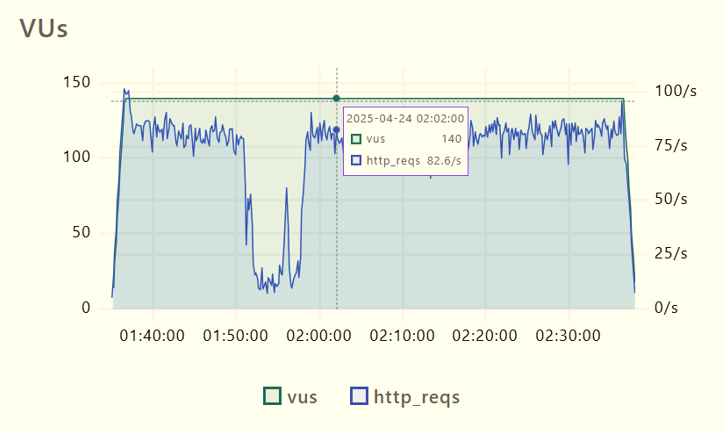
#> input picture performance/analisis-resultados/insumos/grafica-monitoreo-vus.png, 725 x 433 px
$ python analisis_grafica.py
#> lines starting #> are read from the running program, lines starting #| are printed output that depends on the picture
"""
Análisis de la gráfica de monitoreo (VUs vs http_reqs) del Ejercicio 2 de performance.

1. Digitaliza la imagen original: recorre cada columna de píxeles, ubica la línea
   azul (http_reqs) y la línea verde (VUs) y convierte su posición a valores usando
   las marcas de los ejes.
2. Calcula los datos que se usan en el informe: throughput en régimen estable,
   ventana de degradación, tiempos implícitos por la Ley de Little y peticiones
   estimadas dentro de la ventana.
3. Genera las figuras 1 y 2 del informe.

Requisitos: Python 3.10+, pillow, matplotlib y numpy
    pip install pillow matplotlib numpy
Uso (desde esta carpeta):
    python analisis_grafica.py
"""
import csv
import statistics
from pathlib import Path

import matplotlib
matplotlib.use("Agg")
import matplotlib.pyplot as plt
import numpy as np
from matplotlib.ticker import FuncFormatter, MultipleLocator
from PIL import Image

BASE = Path(__file__).resolve().parent
IMAGEN = BASE / "grafica-monitoreo-vus.png"
FIGURAS = BASE / "figuras"

# --- Calibración de ejes (píxeles de la imagen original de 725 x 433) ---------
Y_CERO = 307.0            # línea base (0 VUs y 0 req/s)
PX_POR_VU = 1.5           # 50 VUs cada 75 px en el eje izquierdo
PX_POR_REQ = 2.18         # 25 req/s cada ~54,5 px en el eje derecho
X_0140 = 151.5            # posición de la marca 01:40:00
PX_POR_MIN = (567.5 - 151.5) / 50.0   # 01:40 -> 02:30 = 50 minutos
COLUMNAS_TOOLTIP = range(343, 470)    # el recuadro del tooltip tapa la línea
COLUMNAS_MARCADOR = range(328, 345)   # punto verde del tooltip sobre la línea de VUs
THINK_TIME = 1.86 - 0.86168           # iteration_duration - http_req_duration
VUS = 140


def es_azul(p):
    r, g, b = p
    return b > 150 and r < 120 and g < 140 and (b - r) > 60


def es_verde(p):
    r, g, b = p
    return g > 90 and r < 80 and b < 120 and g > r + 40 and g > b


def minuto_del_dia(x):
    return 100 + (x - X_0140) / PX_POR_MIN   # 100 min = 01:40


def hhmmss(minuto):
    s = int(round(minuto * 60))
    return f"{s // 3600:02d}:{s % 3600 // 60:02d}:{s % 60:02d}"


def digitalizar():
    img = Image.open(IMAGEN).convert("RGB")
#> img is the input picture: PIL image 725x433 RGB; mean R, G, B 236.8, 241.2, 228.3
    reqs, vus = [], []
    for x in range(100, 645):
        azules = [y for y in range(60, 312) if es_azul(img.getpixel((x, y)))]
        verdes = [y for y in range(60, 312) if es_verde(img.getpixel((x, y)))]
        t = minuto_del_dia(x)
        if azules and x not in COLUMNAS_TOOLTIP:
            reqs.append((t, (Y_CERO - statistics.median(azules)) / PX_POR_REQ))
        if verdes and x not in COLUMNAS_MARCADOR:
            v = (Y_CERO - min(verdes)) / PX_POR_VU
            vus.append((t, float(VUS) if v >= 137 else v))
#> this loop made 545 passes
#> (azules, verdes, v) on passes 24, 26, 27, 28, 31, 32, 33, 34: ([94, 95, 96, 97, 98, 99, 100, 101, 102, 103, 104, 105, 106], [121, 122], 124), ([91, 92, 93], [99], 138.7), ([93, 94], [98], 139.3), ([92, 93], [98], 139.3), ([107, 108, 109, 110, 111, 112, 113, 114], [98], 139.3), ([114, 115, 116, 117, 118, 119, 120, 121], [98], 139.3), ([122, 123, 124, 125, 126, 127, 128, 129, 130], [98], 139.3), ([131, 132, 133], [98], 139.3)
#> (verdes, v) on passes 22, 23, 53: ([146, 147, 148, 149, 150, 151, 152, 153], 107.3), ([134, 135, 136, 137], 115.3), ([98], 139.3)
#> after the loop, reqs = 396 pairs, first value 95.25 to 158, second value 7.8 to 98.85; vus = 490 pairs, first value 96.33 to 157.5, second value 70.67 to 140
    vus = [(reqs[0][0], 0.0)] + vus + [(reqs[-1][0], 0.0)]
#> vus = 492 pairs, first value 95.25 to 158, second value 0 to 140
    return reqs, vus


def analizar(reqs, vus):
    inicio_meseta = next(t for t, v in vus if v >= VUS)
    fin_meseta = next(t for t, v in reversed(vus) if v >= VUS)
    meseta = [(t, r) for t, r in reqs if inicio_meseta <= t <= fin_meseta]
    bajos = [(t, r) for t, r in meseta if r < 60]
    v_ini, v_fin = bajos[0][0], bajos[-1][0]
    normal = [r for t, r in meseta if not (v_ini - 0.5 <= t <= v_fin + 0.5)]
    ventana = [r for t, r in meseta if v_ini <= t <= v_fin]
    profundo = [(t, r) for t, r in meseta if r < 30]
    media_profunda = statistics.mean(r for _, r in profundo)

    peticiones_ventana = 0.0
    for (t1, r1), (t2, r2) in zip(reqs, reqs[1:]):
        if v_ini <= t1 <= v_fin:
            peticiones_ventana += (r1 + r2) / 2 * (t2 - t1) * 60

    print(f"Meseta de {VUS} VUs: {hhmmss(inicio_meseta)} - {hhmmss(fin_meseta)}")
    print(f"Throughput estable: media {statistics.mean(normal):.1f} req/s "
          f"(min {min(normal):.1f}, max {max(normal):.1f})")
    print(f"Ventana de degradación: {hhmmss(v_ini)} - {hhmmss(v_fin)} "
          f"({v_fin - v_ini:.1f} min), media {statistics.mean(ventana):.1f} req/s, "
          f"mínimo {min(ventana):.1f} req/s")
    print(f"Tramo más profundo (< 30 req/s): {hhmmss(profundo[0][0])} - {hhmmss(profundo[-1][0])}, "
          f"media {media_profunda:.1f} req/s")
    print(f"Peticiones estimadas dentro de la ventana: {peticiones_ventana:,.0f}")
    print(f"Pausa por iteración (Z): {THINK_TIME:.2f} s")
    for etiqueta, x in [("estable", statistics.mean(normal)), ("02:02:00", 82.6),
                        ("tramo profundo", media_profunda), ("mínimo", min(ventana))]:
        print(f"  R ({etiqueta}) = {VUS} / {x:.1f} - {THINK_TIME:.2f} = {VUS / x - THINK_TIME:.2f} s")
    return statistics.mean(normal)


def figura_vus_throughput(reqs, vus, estable):
    texto, texto2, grilla, fondo = "#0b0b0b", "#52514e", "#e6e5e1", "#fcfcfb"
    azul, naranja, critico = "#2a78d6", "#eb6834", "#d03b3b"
    fig, (a1, a2) = plt.subplots(2, 1, figsize=(9.2, 5.6), sharex=True,
                                 gridspec_kw={"height_ratios": [1, 1.6], "hspace": 0.18})
    fig.patch.set_facecolor(fondo)
    for ax in (a1, a2):
        ax.set_facecolor(fondo)
        ax.axvspan(111.23, 118.2, color=critico, alpha=0.10, lw=0)
        ax.grid(axis="y", color=grilla, lw=0.8)
        ax.set_axisbelow(True)
        for lado in ("top", "right"):
            ax.spines[lado].set_visible(False)

    a1.plot([t for t, _ in vus], [v for _, v in vus], color=azul, lw=2)
    a1.set_ylim(0, 160)
    a1.yaxis.set_major_locator(MultipleLocator(50))
    a1.set_title("Usuarios virtuales (VUs)", loc="left", fontsize=10.5, color=texto, fontweight="bold")
    a1.text(126.5, 146, "140 VUs constantes durante ~60 min (01:36:48 – 02:36:40)",
            ha="center", color=texto2, fontsize=9)

    corte_a, corte_b = minuto_del_dia(343), minuto_del_dia(470)
    tramo1 = [(t, r) for t, r in reqs if t < corte_a]
    tramo2 = [(t, r) for t, r in reqs if t > corte_b]
    a2.plot([t for t, _ in tramo1], [r for _, r in tramo1], color=naranja, lw=1.6)
    a2.plot([t for t, _ in tramo2], [r for _, r in tramo2], color=naranja, lw=1.6)
    a2.plot([corte_a, corte_b], [tramo1[-1][1], tramo2[0][1]], color=naranja, lw=1.2,
            ls=(0, (2, 2)), alpha=0.7)
    a2.set_ylim(0, 105)
    a2.yaxis.set_major_locator(MultipleLocator(25))
    a2.yaxis.set_major_formatter(FuncFormatter(lambda v, _: f"{int(v)}/s"))
    a2.set_title("Throughput (http_reqs por segundo)", loc="left", fontsize=10.5, color=texto,
                 fontweight="bold")
    a2.axhline(estable, color=texto2, lw=0.9, ls=(0, (4, 3)))
    a2.text(101.0, 92.5, "Régimen estable ≈ 80 req/s", color=texto2, fontsize=9)
    a2.text(124.8, 66, "Tramo oculto por el tooltip\nde la imagen original", color=texto2,
            fontsize=8, linespacing=1.1)
    a2.annotate("Ventana de degradación\n01:51 – 01:58 (~7 min)\nmedia ≈ 22 req/s\nmínimo ≈ 8,5 req/s",
                xy=(112.6, 11), xytext=(97.0, 22), fontsize=8.8, color=texto,
                arrowprops=dict(arrowstyle="-", color=texto2, lw=0.8))
    a2.annotate("02:02:00 · 140 VUs\n82,6 req/s", xy=(122.0, 82.6), xytext=(124.3, 33),
                fontsize=9, color=texto, arrowprops=dict(arrowstyle="-", color=texto2, lw=0.8))
    a2.plot([122.0], [82.6], "o", ms=6, color=naranja, mec=fondo, mew=1.5)
    a2.xaxis.set_major_locator(MultipleLocator(10))
    a2.xaxis.set_major_formatter(FuncFormatter(lambda m, _: f"{int(round(m)) // 60:02d}:{int(round(m)) % 60:02d}"))
    a2.set_xlim(94, 159)
    a2.set_xlabel("Hora de la prueba (24/04/2025)", color=texto2)
    fig.savefig(FIGURAS / "figura1-vus-throughput.png", dpi=200, bbox_inches="tight", facecolor=fondo)
    plt.close(fig)


def figura_tiempos_respuesta():
    texto, texto2, grilla, fondo = "#0b0b0b", "#52514e", "#e6e5e1", "#fcfcfb"
    estadisticos = ["Promedio", "Mediana", "p(90)", "p(95)"]
    todas = [0.86168, 0.61342, 1.28, 1.57]          # textSummary: http_req_duration
    exitosas = [0.73584, 0.6007, 1.22, 1.42]        # textSummary: expected_response:true
    fig, ax = plt.subplots(figsize=(8.4, 3.9))
    fig.patch.set_facecolor(fondo)
    ax.set_facecolor(fondo)
    x = np.arange(len(estadisticos))
    ancho = 0.36
    b1 = ax.bar(x - ancho / 2 - 0.01, todas, ancho, color="#2a78d6", label="Todas las peticiones", zorder=3)
    b2 = ax.bar(x + ancho / 2 + 0.01, exitosas, ancho, color="#eb6834", label="Solo respuestas exitosas", zorder=3)
    for barras in (b1, b2):
        for b in barras:
            ax.text(b.get_x() + b.get_width() / 2, b.get_height() + 0.03,
                    f"{b.get_height():.2f} s".replace(".", ","), ha="center", va="bottom",
                    fontsize=8.8, color=texto, zorder=4,
                    bbox=dict(boxstyle="square,pad=0.12", fc=fondo, ec="none"))
    ax.axhline(1.5, color=texto2, lw=1.1, ls=(0, (5, 3)), zorder=2)
    ax.text(-0.45, 1.535, "Referencia 1,5 s", color=texto2, fontsize=9)
    ax.set_xticks(x, estadisticos)
    ax.set_ylim(0, 1.9)
    ax.yaxis.set_major_locator(MultipleLocator(0.5))
    ax.yaxis.set_major_formatter(FuncFormatter(lambda v, _: f"{v:.1f} s".replace(".", ",")))
    ax.grid(axis="y", color=grilla, lw=0.8)
    ax.set_axisbelow(True)
    for lado in ("top", "right"):
        ax.spines[lado].set_visible(False)
    ax.legend(frameon=False, loc="upper left", bbox_to_anchor=(0.0, 1.13), ncol=2, fontsize=9)
    fig.savefig(FIGURAS / "figura2-tiempos-respuesta.png", dpi=200, bbox_inches="tight", facecolor=fondo)
    plt.close(fig)


if __name__ == "__main__":
    plt.rcParams.update({"font.family": "DejaVu Sans", "font.size": 9.5, "axes.edgecolor": "#52514e",
                         "axes.labelcolor": "#52514e", "xtick.color": "#52514e", "ytick.color": "#52514e"})
    FIGURAS.mkdir(exist_ok=True)
    serie_reqs, serie_vus = digitalizar()
#> serie_reqs has the same summary as reqs in digitalizar; serie_vus has the same summary as vus in digitalizar
    with open(BASE / "serie-throughput-digitalizada.csv", "w", newline="", encoding="utf-8") as f:
        w = csv.writer(f)
        w.writerow(["hora", "http_reqs_por_segundo"])
        for t, r in serie_reqs:
            w.writerow([hhmmss(t), f"{r:.1f}"])
#> this loop made 396 passes
#> (t, r, s in hhmmss) on passes 1 to 3: (95.25, 7.8, 5715), (95.37, 14.68, 5722), (95.49, 21.56, 5730)
    throughput_estable = analizar(serie_reqs, serie_vus)
#> in analizar, `inicio_meseta = next(t for t, v in vus if v >= VUS)`: inicio_meseta = 96.81
#> in analizar, `fin_meseta = next(t for t, v in reversed(vus) if v >= VUS)`: fin_meseta = 156.7
#> in analizar, `meseta = [(t, r) for t, r in reqs if inicio_meseta <= t <= fin_meseta]`: meseta = 372 pairs, first value 96.81 to 156.7, second value 8.49 to 98.62
#> in analizar, `bajos = [(t, r) for t, r in meseta if r < 60]`: bajos = 59 pairs, first value 111.2 to 118.2, second value 8.49 to 54.13
#> in analizar, `v_ini, v_fin = bajos[0][0], bajos[-1][0]`: v_ini = 111.2; v_fin = 118.2
#> in analizar, `normal = [r for t, r in meseta if not (v_ini - 0.5 <= t <= v_fin + 0.5)]`: normal = 305 values, max 98.62 at index 0, min 71.1 at index 109, mean 80.49
#> in analizar, `ventana = [r for t, r in meseta if v_ini <= t <= v_fin]`: ventana = 59 values, max 54.13 at index 58, min 8.49 at index 14, mean 21.82
#> in analizar, `profundo = [(t, r) for t, r in meseta if r < 30]`: profundo = 43 pairs, first value 112.2 to 117.8, second value 8.49 to 25.46
#> in analizar, `media_profunda = statistics.mean(r for _, r in profundo)`: media_profunda = 13.76
#> the loop in analizar, `for (t1, r1), (t2, r2) in zip(reqs, reqs[1:]):` made 395 passes
#> peticiones_ventana on passes 134 to 145: 307.6, 599.6, 929.6, 1271.1, 1620.9, 1960.8, 2238.7, 2432.2, 2567.9, 2682, 2791.2, 2891.2
#> (t1, r1, t2, r2) on passes 1 to 6: (95.25, 7.8, 95.37, 14.68), (95.37, 14.68, 95.49, 21.56), (95.49, 21.56, 95.61, 31.65), (95.61, 31.65, 95.73, 40.37), (95.73, 40.37, 95.85, 49.08), (95.85, 49.08, 95.97, 56.65)
#> after the loop in analizar, `for (t1, r1), (t2, r2) in zip(reqs, reqs[1:]):`: peticiones_ventana = 9328.7
#| Meseta de 140 VUs: 01:36:49 - 02:36:40
#| Throughput estable: media 80.5 req/s (min 71.1, max 98.6)
#| Ventana de degradación: 01:51:14 - 01:58:13 (7.0 min), media 21.8 req/s, mínimo 8.5 req/s
#| Tramo más profundo (< 30 req/s): 01:52:12 - 01:57:51, media 13.8 req/s
#| Peticiones estimadas dentro de la ventana: 9,329
#> the loop in analizar, `for etiqueta, x in [("estable", statistics.mean(normal)), ("02:02:00",..` made 4 passes
#> (etiqueta, x) on passes 1 to 4: ('estable', 80.49), ('02:02:00', 82.6), ('tramo profundo', 13.76), ('mínimo', 8.49)
#|   R (estable) = 140 / 80.5 - 1.00 = 0.74 s
#|   R (02:02:00) = 140 / 82.6 - 1.00 = 0.70 s
#|   R (tramo profundo) = 140 / 13.8 - 1.00 = 9.18 s
#|   R (mínimo) = 140 / 8.5 - 1.00 = 15.50 s
#> throughput_estable = 80.49
    figura_vus_throughput(serie_reqs, serie_vus, throughput_estable)
#> in figura_vus_throughput, `tramo1 = [(t, r) for t, r in reqs if t < corte_a]`: tramo1 = 231 pairs, first value 95.25 to 122.9, second value 7.8 to 98.85
#> in figura_vus_throughput, `tramo2 = [(t, r) for t, r in reqs if t > corte_b]`: tramo2 = 164 pairs, first value 138.4 to 158, second value 9.17 to 89.91
#> in figura_vus_throughput, `fig.savefig(FIGURAS / "figura1-vus-throughput.png", dpi=200, bbox_inch..`:
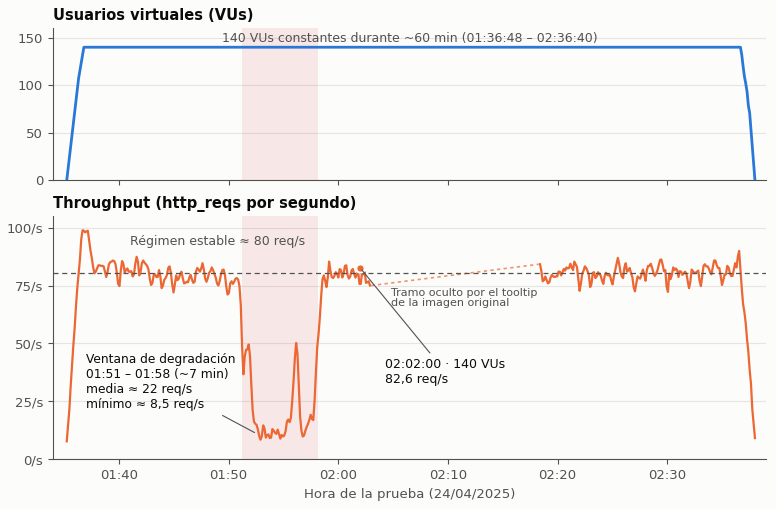
#> figure drawn by matplotlib, 2 panels; panel 2: curve peaks at x = 96.69, y = 98.85; panel 2: curve peaks at x = 156.6, y = 89.91
    figura_tiempos_respuesta()
#> in figura_tiempos_respuesta, `fig.savefig(FIGURAS / "figura2-tiempos-respuesta.png", dpi=200, bbox_i..`:
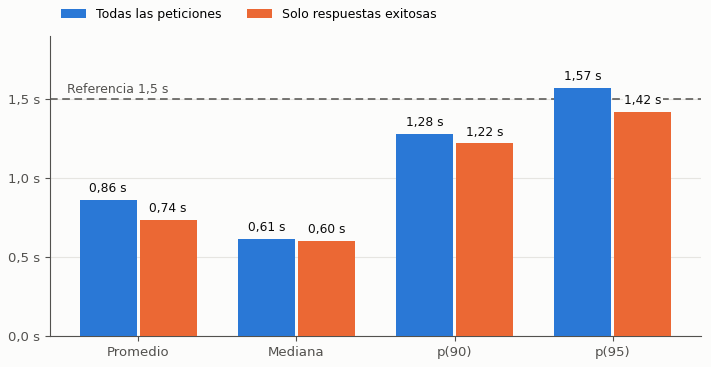
#> figure drawn by matplotlib, 1 panel; tallest bar 1.57 high, from x = 2.63 to 2.99; tallest bar 1.42 high, from x = 3.01 to 3.37
    print("Figuras generadas en", FIGURAS)
